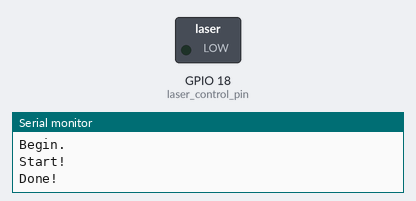
The sketch below on a simulated ESP32. On the bench: switched loads named in the sketch (green lamp = pin HIGH), the last lines printed to the serial monitor.

Above: at 1.7 s.
At 38.55 s:
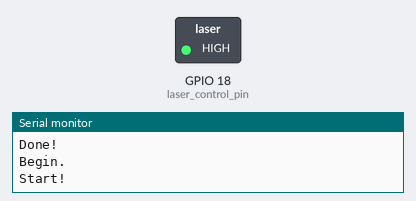
Timing chart, 0 to 40.0 s (numbered marks = the images above):
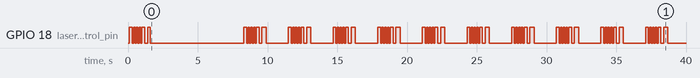

Measured:
- by itself, GPIO 18 (laser_control_pin): LOW → HIGH at 0.10 s, → LOW 0.20 s later, → HIGH 0.10 s later, → LOW 0.10 s later, … (132 changes in this stretch)

The sketch:

laserCDRtx.ino
```cpp
#define laser_control_pin 18
hw_timer_t *My_timer = NULL;
volatile bool flag = false;
volatile int i = 15;
uint16_t data = 0b1101010101100111; //0xd567 - 1101 0101 0110 0111 //0b1010101010101010;//

void IRAM_ATTR onTimer()
{
  digitalWrite(laser_control_pin, ((data >> i) & 1));
  //delayMicroseconds(10000);
  i--;
  if(i == 0) flag = true;
}

void setup()
{
  Serial.begin(9600);
  pinMode(laser_control_pin, OUTPUT);
  My_timer = timerBegin(0, 8000, true);
  timerAttachInterrupt(My_timer, &onTimer, true);
  timerAlarmWrite(My_timer, 1000, true);
}

void loop()
{
  Serial.println("Begin.");
  // initialize clock by sending high pulse
  digitalWrite(laser_control_pin, HIGH);
  delayMicroseconds(1000); //fastest analog read speed
  digitalWrite(laser_control_pin, LOW);
  delayMicroseconds(1000);
  Serial.println("Start!");
  timerAlarmEnable(My_timer);
  while(true){
    if(flag){
    timerAlarmDisable(My_timer);
    Serial.println("Done!");
    flag = false;
    break;
    }
  }
  digitalWrite(laser_control_pin, LOW);

  delayMicroseconds(5000000); // delay between messages *10000
}
```
